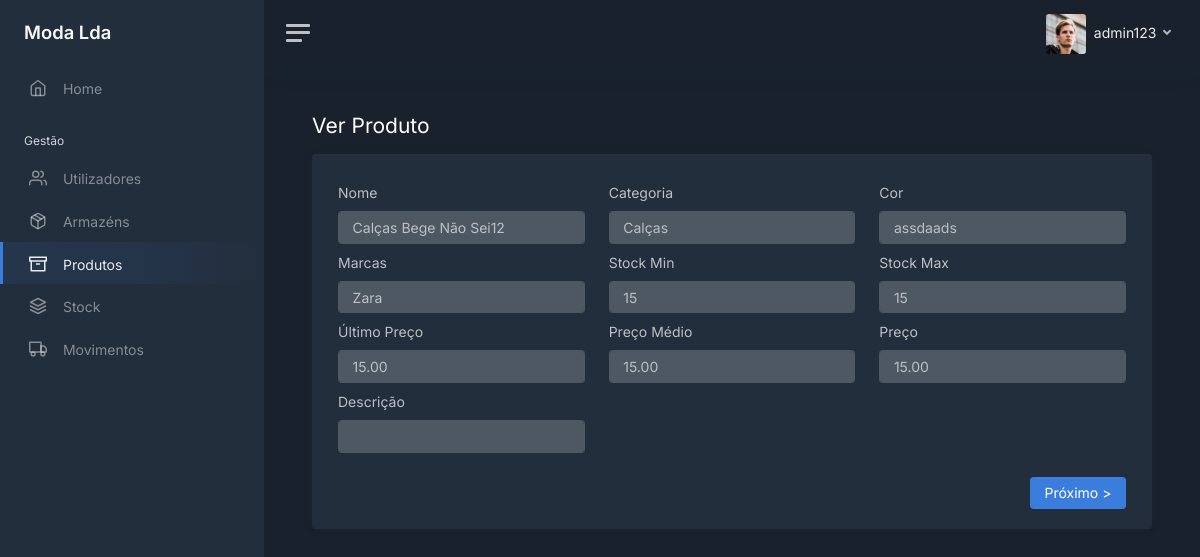
The app's page /products/1 (signed in) with its own data.
### modules/login/models.py (models this page shows, shortened)
class User(UserMixin, db.Model):
    __tablename__ = 'users'
    __table_args__ = {'extend_existing': True}
    id = db.Column(db.Integer, primary_key=True)
    username = db.Column(db.String(), unique=True)
    password = db.Column(db.String())
    role = db.Column(db.String())
    last_login = db.Column(db.DateTime, server_default=db.func.now())
    active = db.Column(db.Boolean, unique=False, default=True)

### modules/main/models.py (models this page shows, shortened)
class Product(db.Model):
    __tablename__ = 'products'
    __table_args__ = {'extend_existing': True}
    id = db.Column(db.Integer, primary_key=True)
    name = db.Column(db.String(), unique=True)
    category = db.Column(db.String())
    color = db.Column(db.String())
    brand = db.Column(db.String())
    min_stock = db.Column(db.Integer())
    max_stock = db.Column(db.Integer())
    last_buy_price = db.Column(db.Float())
    avg_buy_price = db.Column(db.Float())
    sell_price = db.Column(db.Float())
    desc = db.Column(db.String())
    active = db.Column(db.Boolean, unique=False, default=True)

### modules/main/views.py (the view)
@bp.route('/products/<int:id>')
@login_required
def view_products(id):
    product = Product.query.filter_by(id=id, active=1).first_or_404()
    form = AddProductForm()
    form.name.data = product.name
    form.category.data = product.category
    form.color.data = product.color
    form.brand.data = product.brand
    form.min_stock.data = product.min_stock
    form.max_stock.data = product.max_stock
    form.last_buy_price.data = product.last_buy_price
    form.avg_buy_price.data = product.avg_buy_price
    form.sell_price.data = product.sell_price
    form.desc.data = product.desc
    prev = Product.query.filter_by(active=1).order_by(Product.id.desc()).filter(Product.id < product.id).first()
    if prev is not None:
        prev = prev.id
    next = Product.query.filter_by(active=1).order_by(Product.id.asc()).filter(Product.id > product.id).first()
    if next is not None:
        next = next.id
    return render_template('products/products_view.html', user=current_user, tab="products",
                           form=form, next=next, prev=prev, action='view')

### modules/login/models.py (called while the page is built)
@login_manager.user_loader
def load_user(user_id):
    return User.query.get(int(user_id))

### modules/main/templates/products/products_view.html (shortened to what this page needs)
<!DOCTYPE html>
<html lang="en">
<head>
   <link href="/static/css/dashboard.css" rel="stylesheet">
    <link href="https://cdn.datatables.net/1.13.7/css/jquery.dataTables.min.css" rel="stylesheet">
</head>
{% extends 'sidebar.html' %}
{% block content %}
    <div class="row">
        <h1 class="h3 mb-3">{% if action == 'view' %}Ver{% else %}Editar{% endif %} Produto</h1>
    </div>
    <div class="card">
        <div class="card-body">
            <div class="container-fluid">
                <form action="" method="post">
                    <div class="row">
                        <div class="col-12 col-md-4 mt-2">
                            {{ form.name.label(class_="form-label") }}
                            {% if action == 'view' %}
                                {{ form.name(class_="form-control", disabled="disabled") }}
                            {% else %}
                                {{ form.name(class_="form-control") }}
                            {% endif %}
                        </div>
                        <div class="col-12 col-md-4 mt-2">
                            {{ form.category.label(class_="form-label") }}
                            {% if action == 'view' %}
                                {{ form.category(class_="form-control", disabled="disabled") }}
                            {% else %}
                                {{ form.category(class_="form-control") }}
                            {% endif %}
                        </div>
                        <div class="col-12 col-md-4 mt-2">
                            {{ form.color.label(class_="form-label") }}
                            {% if action == 'view' %}
                                {{ form.color(class_="form-control", disabled="disabled") }}
                            {% else %}
                                {{ form.color(class_="form-control") }}
                            {% endif %}
                        </div>
                        <div class="col-12 col-md-4 mt-2">
                            {{ form.brand.label(class_="form-label") }}
                            {% if action == 'view' %}
                                {{ form.brand(class_="form-control", disabled="disabled") }}
                            {% else %}
                                {{ form.brand(class_="form-control") }}
                            {% endif %}
                        </div>
                        <div class="col-12 col-md-4 mt-2">
                            {{ form.min_stock.label(class_="form-label") }}
                            {% if action == 'view' %}
                                {{ form.min_stock(class_="form-control", disabled="disabled") }}
                            {% else %}
                                {{ form.min_stock(class_="form-control") }}
                            {% endif %}
                        </div>
                        <div class="col-12 col-md-4 mt-2">
                            {{ form.max_stock.label(class_="form-label") }}
                            {% if action == 'view' %}
                                {{ form.max_stock(class_="form-control", disabled="disabled") }}
                            {% else %}
                                {{ form.max_stock(class_="form-control") }}
                            {% endif %}
                        </div>
                        <div class="col-12 col-md-4 mt-2">
                            {{ form.last_buy_price.label(class_="form-label") }}
                            {% if action == 'view' %}
                                {{ form.last_buy_price(class_="form-control", disabled="disabled") }}
                            {% else %}
                                {{ form.last_buy_price(class_="form-control") }}
                            {% endif %}
                        </div>
                        <div class="col-12 col-md-4 mt-2">
                            {{ form.avg_buy_price.label(class_="form-label") }}
                            {% if action == 'view' %}
                                {{ form.avg_buy_price(class_="form-control", disabled="disabled") }}
                            {% else %}
                                {{ form.avg_buy_price(class_="form-control") }}
                            {% endif %}
                        </div>
                        <div class="col-12 col-md-4 mt-2">
                            {{ form.sell_price.label(class_="form-label") }}
                            {% if action == 'view' %}
                                {{ form.sell_price(class_="form-control", disabled="disabled") }}
                            {% else %}
                                {{ form.sell_price(class_="form-control") }}
                            {% endif %}
                        </div>
                        <div class="col-12 col-md-4 mt-2">
                            {{ form.desc.label(class_="form-label") }}
                            {% if action == 'view' %}
                                {{ form.desc(class_="form-control", disabled="disabled") }}
                            {% else %}
                                {{ form.desc(class_="form-control") }}
                            {% endif %}
                        </div>
                    </div>
                    <div class="mt-4">
                        {% if action == 'view' %}
                            <div class="row">
                                <div class="col">
                                </div>
                                <div class="col">
                                    {% if next is not none %}
                                        <a href="/products/{{ next }}" class="btn btn-primary float-end">Próximo ></a>
                                    {% endif %}
                                </div>
                            </div>
                        {% endif %}
                    </div>
                </form>
            </div>
        </div>
    </div>
{% endblock %}

### modules/main/templates/sidebar.html (shortened to what this page needs)
<body data-theme="dark">
<div class="wrapper">
    <nav id="sidebar" class="sidebar js-sidebar">
        <div class="sidebar-content js-simplebar">
            <a class="sidebar-brand" href="/home">
                <span class="align-middle">Moda Lda</span>
            </a>
            <ul class="sidebar-nav">
                <li class="sidebar-item {% if tab == 'home' %}active{% endif %}">
                    <a class="sidebar-link" href="/home">
                        <i class="align-middle" data-feather="home"></i> <span class="align-middle">Home</span>
                    </a>
                </li>
                <li class="sidebar-header">
                    Gestão
                </li>
                {% if user.role == 'admin' or user.role == 'gerente' %}
                <li class="sidebar-item {% if tab == 'users' %}active{% endif %}">
                    <a class="sidebar-link" href="/users">
                        <i class="align-middle" data-feather="users"></i> <span class="align-middle">Utilizadores</span>
                    </a>
                </li>
                {% endif %}
                {% if user.role == 'admin' or user.role == 'gerente' %}
                <li class="sidebar-item {% if tab == 'warehouses' %}active{% endif %}">
                    <a class="sidebar-link" href="/warehouses">
                        <i class="align-middle" data-feather="package"></i> <span class="align-middle">Armazéns</span>
                    </a>
                </li>
                {% endif %}
                <li class="sidebar-item {% if tab == 'products' %}active{% endif %}">
                    <a class="sidebar-link" href="/products">
                        <i class="align-middle" data-feather="archive"></i> <span class="align-middle">Produtos</span>
                    </a>
                </li>
                <li class="sidebar-item {% if tab == 'stock' %}active{% endif %}">
                    <a class="sidebar-link" href="/stock">
                        <i class="align-middle" data-feather="layers"></i> <span class="align-middle">Stock</span>
                    </a>
                </li>
                <li class="sidebar-item {% if tab == 'movements' %}active{% endif %}">
                    <a class="sidebar-link" href="/movements">
                        <i class="align-middle" data-feather="truck"></i> <span class="align-middle">Movimentos</span>
                    </a>
                </li>
            </ul>
        </div>
    </nav>
    <div class="main">
        <nav class="navbar navbar-expand navbar-light navbar-bg">
            <a class="sidebar-toggle js-sidebar-toggle">
                <i class="hamburger align-self-center"></i>
            </a>
            <div class="navbar-collapse collapse">
                <ul class="navbar-nav navbar-align">
                    <li class="nav-item dropdown">
                        <a class="nav-link dropdown-toggle d-none d-sm-inline-block" href="#" data-bs-toggle="dropdown">
                            <img src="/static/img/avatars/avatar.jpg" class="avatar img-fluid rounded me-1"
                                 alt="{{ user.username }}"/> <span class="text-dark"> {{ user.username }} </span>
                        </a>
                    </li>
                </ul>
            </div>
        </nav>
        <main class="content">
            <div class="container-fluid p-0">
                {% block content %}
                {% endblock %}
            </div>
        </main>
    </div>
</div>
</body>
</html>

### records on screen
User: username "admin123"
Product: name "Calças Bege Não Sei12", category "Calças", color "assdaads", brand "Zara", min_stock "15", max_stock "15", last_buy_price "15.00", avg_buy_price "15.00", sell_price "15.00"
